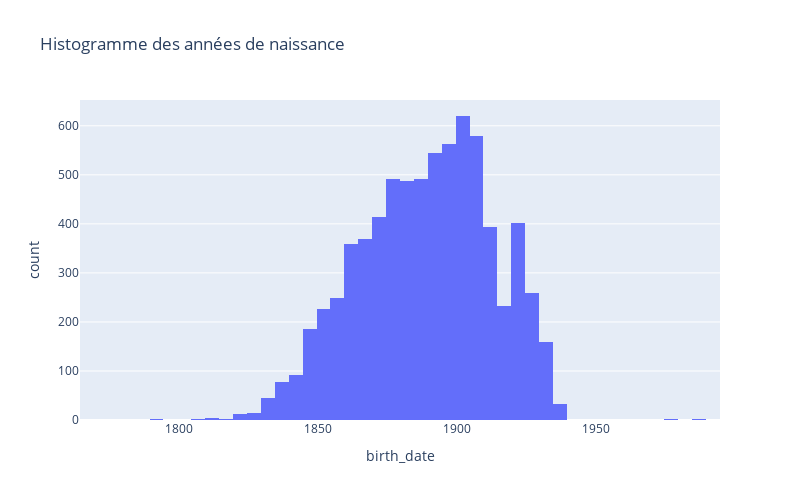

Write notebook code for a chart like this one.
### Code cell
# Année de naissance
df_birth_year = df.copy()
df_birth_year = df_birth_year[df_birth_year['birth_date'].apply(lambda x: len(str(x)) == 4)]
df_birth_year = df_birth_year[df_birth_year['birth_date']!='idem']
df_birth_year = df_birth_year.dropna(subset=['birth_date'])

df_birth_year['birth_date'] = df_birth_year['birth_date'].astype(int)
px.histogram(df_birth_year, x='birth_date', 
             title='Histogramme des années de naissance',
             nbins=50, 
             width=800, 
             height=500)

### Figure 1 — Plotly figure (JSON) as saved in the notebook; plotly's stock layout.template omitted (floating-point values rounded to 4 significant figures; data arrays with more than 128 entries replaced by an {"elided": "..."} marker saying what was removed)
{"data": [{"alignmentgroup": "True", "bingroup": "x", "hovertemplate": "birth_date=%{x}<br>count=%{y}<extra></extra>", "legendgroup": "", "marker": {"color": "#636efa", "pattern": {"shape": ""}}, "name": "", "nbinsx": 50, "offsetgroup": "", "orientation": "v", "showlegend": false, "type": "histogram", "x": {"elided": "7320 int values"}, "xaxis": "x", "yaxis": "y"}], "layout": {"barmode": "relative", "height": 500, "legend": {"tracegroupgap": 0}, "title": {"text": "Histogramme des années de naissance"}, "width": 800, "xaxis": {"anchor": "y", "domain": [0, 1], "title": {"text": "birth_date"}}, "yaxis": {"anchor": "x", "domain": [0, 1], "title": {"text": "count"}}}}
